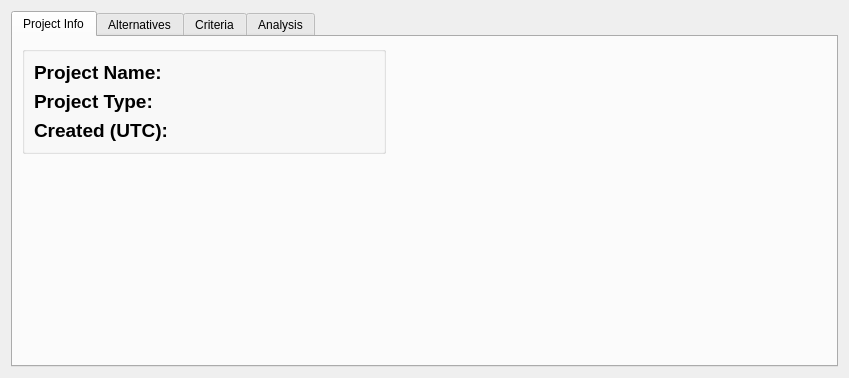
<ui version="4.0" >
 <class>ProjectView</class>
 <widget class="QWidget" name="ProjectView" >
  <property name="geometry" >
   <rect>
    <x>0</x>
    <y>0</y>
    <width>849</width>
    <height>378</height>
   </rect>
  </property>
  <property name="windowTitle" >
   <string>Form</string>
  </property>
  <layout class="QHBoxLayout" >
   <item>
    <widget class="QTabWidget" name="tabProject" >
     <property name="currentIndex" >
      <number>0</number>
     </property>
     <widget class="QWidget" name="tab_3" >
      <attribute name="title" >
       <string>Project Info</string>
      </attribute>
      <layout class="QHBoxLayout" >
       <item>
        <layout class="QHBoxLayout" >
         <item>
          <layout class="QVBoxLayout" >
           <item>
            <widget class="QGroupBox" name="groupBox_3" >
             <property name="title" >
              <string/>
             </property>
             <layout class="QHBoxLayout" >
              <item>
               <layout class="QVBoxLayout" >
                <item>
                 <widget class="QLabel" name="label" >
                  <property name="font" >
                   <font>
                    <pointsize>14</pointsize>
                    <weight>75</weight>
                    <bold>true</bold>
                   </font>
                  </property>
                  <property name="text" >
                   <string>Project Name:</string>
                  </property>
                 </widget>
                </item>
                <item>
                 <widget class="QLabel" name="label_2" >
                  <property name="font" >
                   <font>
                    <pointsize>14</pointsize>
                    <weight>75</weight>
                    <bold>true</bold>
                   </font>
                  </property>
                  <property name="text" >
                   <string>Project Type:</string>
                  </property>
                 </widget>
                </item>
                <item>
                 <widget class="QLabel" name="label_3" >
                  <property name="font" >
                   <font>
                    <pointsize>14</pointsize>
                    <weight>75</weight>
                    <bold>true</bold>
                   </font>
                  </property>
                  <property name="text" >
                   <string>Created (UTC):</string>
                  </property>
                 </widget>
                </item>
               </layout>
              </item>
              <item>
               <layout class="QVBoxLayout" >
                <item>
                 <widget class="QLabel" name="project_name" >
                  <property name="minimumSize" >
                   <size>
                    <width>200</width>
                    <height>0</height>
                   </size>
                  </property>
                  <property name="font" >
                   <font>
                    <pointsize>14</pointsize>
                   </font>
                  </property>
                  <property name="text" >
                   <string/>
                  </property>
                 </widget>
                </item>
                <item>
                 <widget class="QLabel" name="project_type" >
                  <property name="font" >
                   <font>
                    <pointsize>14</pointsize>
                   </font>
                  </property>
                  <property name="text" >
                   <string/>
                  </property>
                 </widget>
                </item>
                <item>
                 <widget class="QLabel" name="project_created" >
                  <property name="font" >
                   <font>
                    <pointsize>14</pointsize>
                   </font>
                  </property>
                  <property name="text" >
                   <string/>
                  </property>
                 </widget>
                </item>
               </layout>
              </item>
             </layout>
            </widget>
           </item>
           <item>
            <spacer>
             <property name="orientation" >
              <enum>Qt::Vertical</enum>
             </property>
             <property name="sizeHint" >
              <size>
               <width>20</width>
               <height>40</height>
              </size>
             </property>
            </spacer>
           </item>
          </layout>
         </item>
         <item>
          <spacer>
           <property name="orientation" >
            <enum>Qt::Horizontal</enum>
           </property>
           <property name="sizeHint" >
            <size>
             <width>40</width>
             <height>20</height>
            </size>
           </property>
          </spacer>
         </item>
        </layout>
       </item>
      </layout>
     </widget>
     <widget class="QWidget" name="tab" >
      <attribute name="title" >
       <string>Alternatives</string>
      </attribute>
      <layout class="QHBoxLayout" >
       <item>
        <layout class="QVBoxLayout" >
         <item>
          <widget class="QGroupBox" name="groupBox" >
           <property name="minimumSize" >
            <size>
             <width>114</width>
             <height>0</height>
            </size>
           </property>
           <property name="title" >
            <string/>
           </property>
           <layout class="QVBoxLayout" >
            <property name="spacing" >
             <number>2</number>
            </property>
            <item>
             <widget class="QPushButton" name="add_altern_button" >
              <property name="focusPolicy" >
               <enum>Qt::StrongFocus</enum>
              </property>
              <property name="text" >
               <string>Add</string>
              </property>
             </widget>
            </item>
            <item>
             <widget class="QPushButton" name="remove_altern_button" >
              <property name="text" >
               <string>Remove</string>
              </property>
             </widget>
            </item>
           </layout>
          </widget>
         </item>
         <item>
          <spacer>
           <property name="orientation" >
            <enum>Qt::Vertical</enum>
           </property>
           <property name="sizeHint" >
            <size>
             <width>20</width>
             <height>40</height>
            </size>
           </property>
          </spacer>
         </item>
        </layout>
       </item>
       <item>
        <widget class="AlternativeTableWidget" name="altern_table" >
         <property name="enabled" >
          <bool>true</bool>
         </property>
         <property name="minimumSize" >
          <size>
           <width>120</width>
           <height>60</height>
          </size>
         </property>
         <property name="mouseTracking" >
          <bool>false</bool>
         </property>
         <property name="editTriggers" >
          <set>QAbstractItemView::NoEditTriggers</set>
         </property>
         <property name="dragDropOverwriteMode" >
          <bool>false</bool>
         </property>
         <property name="alternatingRowColors" >
          <bool>true</bool>
         </property>
         <property name="selectionMode" >
          <enum>QAbstractItemView::SingleSelection</enum>
         </property>
         <property name="horizontalScrollMode" >
          <enum>QAbstractItemView::ScrollPerPixel</enum>
         </property>
         <property name="rowCount" >
          <number>1</number>
         </property>
         <property name="columnCount" >
          <number>1</number>
         </property>
         <row>
          <property name="text" >
           <string>1</string>
          </property>
         </row>
         <column>
          <property name="text" >
           <string>Name</string>
          </property>
         </column>
        </widget>
       </item>
       <item>
        <spacer>
         <property name="orientation" >
          <enum>Qt::Horizontal</enum>
         </property>
         <property name="sizeHint" >
          <size>
           <width>40</width>
           <height>20</height>
          </size>
         </property>
        </spacer>
       </item>
      </layout>
     </widget>
     <widget class="QWidget" name="tab_2" >
      <attribute name="title" >
       <string>Criteria</string>
      </attribute>
      <layout class="QHBoxLayout" >
       <item>
        <layout class="QVBoxLayout" >
         <item>
          <widget class="QGroupBox" name="groupBox_2" >
           <property name="title" >
            <string/>
           </property>
           <layout class="QVBoxLayout" >
            <property name="spacing" >
             <number>2</number>
            </property>
            <item>
             <widget class="QPushButton" name="add_criteria_button" >
              <property name="text" >
               <string>Add</string>
              </property>
             </widget>
            </item>
            <item>
             <widget class="QPushButton" name="edit_criteria_button" >
              <property name="text" >
               <string>Edit</string>
              </property>
             </widget>
            </item>
            <item>
             <widget class="QPushButton" name="remove_criteria_button" >
              <property name="text" >
               <string>Remove</string>
              </property>
             </widget>
            </item>
           </layout>
          </widget>
         </item>
         <item>
          <spacer>
           <property name="orientation" >
            <enum>Qt::Vertical</enum>
           </property>
           <property name="sizeHint" >
            <size>
             <width>20</width>
             <height>40</height>
            </size>
           </property>
          </spacer>
         </item>
        </layout>
       </item>
       <item>
        <widget class="CriteriaTableWidget" name="crit_table" >
         <property name="minimumSize" >
          <size>
           <width>300</width>
           <height>0</height>
          </size>
         </property>
         <property name="editTriggers" >
          <set>QAbstractItemView::NoEditTriggers</set>
         </property>
         <property name="dragDropOverwriteMode" >
          <bool>false</bool>
         </property>
         <property name="alternatingRowColors" >
          <bool>true</bool>
         </property>
         <property name="selectionMode" >
          <enum>QAbstractItemView::SingleSelection</enum>
         </property>
         <property name="selectionBehavior" >
          <enum>QAbstractItemView::SelectRows</enum>
         </property>
         <property name="horizontalScrollMode" >
          <enum>QAbstractItemView::ScrollPerPixel</enum>
         </property>
         <property name="rowCount" >
          <number>0</number>
         </property>
         <property name="columnCount" >
          <number>4</number>
         </property>
         <column>
          <property name="text" >
           <string>Name</string>
          </property>
         </column>
         <column>
          <property name="text" >
           <string>Type</string>
          </property>
         </column>
         <column>
          <property name="text" >
           <string>Options/Units</string>
          </property>
         </column>
         <column>
          <property name="text" >
           <string>Cost/Benefit</string>
          </property>
         </column>
        </widget>
       </item>
      </layout>
     </widget>
     <widget class="QWidget" name="tab_4" >
      <attribute name="title" >
       <string>Analysis</string>
      </attribute>
      <layout class="QHBoxLayout" >
       <item>
        <widget class="QGroupBox" name="groupBox_5" >
         <property name="title" >
          <string>Previous Analysis:</string>
         </property>
         <layout class="QHBoxLayout" >
          <item>
           <layout class="QVBoxLayout" >
            <item>
             <widget class="QTableWidget" name="view_analysis_table" >
              <column>
               <property name="text" >
                <string>Name</string>
               </property>
              </column>
              <column>
               <property name="text" >
                <string>Date Performed</string>
               </property>
              </column>
             </widget>
            </item>
            <item>
             <layout class="QHBoxLayout" >
              <item>
               <spacer>
                <property name="orientation" >
                 <enum>Qt::Horizontal</enum>
                </property>
                <property name="sizeHint" >
                 <size>
                  <width>40</width>
                  <height>20</height>
                 </size>
                </property>
               </spacer>
              </item>
              <item>
               <widget class="QPushButton" name="view_analysis_button" >
                <property name="text" >
                 <string>View Analysis Results</string>
                </property>
               </widget>
              </item>
             </layout>
            </item>
           </layout>
          </item>
         </layout>
        </widget>
       </item>
       <item>
        <widget class="QGroupBox" name="groupBox_4" >
         <property name="title" >
          <string>New Analysis:</string>
         </property>
         <layout class="QVBoxLayout" >
          <item>
           <layout class="QHBoxLayout" >
            <item>
             <widget class="QLabel" name="label_4" >
              <property name="text" >
               <string>Description:</string>
              </property>
             </widget>
            </item>
            <item>
             <widget class="QLineEdit" name="analysis_name_edit" />
            </item>
           </layout>
          </item>
          <item>
           <layout class="QHBoxLayout" >
            <item>
             <spacer>
              <property name="orientation" >
               <enum>Qt::Horizontal</enum>
              </property>
              <property name="sizeHint" >
               <size>
                <width>40</width>
                <height>20</height>
               </size>
              </property>
             </spacer>
            </item>
            <item>
             <widget class="QPushButton" name="new_analysis_button" >
              <property name="text" >
               <string>Start Analysis</string>
              </property>
             </widget>
            </item>
           </layout>
          </item>
          <item>
           <spacer>
            <property name="orientation" >
             <enum>Qt::Vertical</enum>
            </property>
            <property name="sizeHint" >
             <size>
              <width>20</width>
              <height>40</height>
             </size>
            </property>
           </spacer>
          </item>
         </layout>
        </widget>
       </item>
       <item>
        <spacer>
         <property name="orientation" >
          <enum>Qt::Horizontal</enum>
         </property>
         <property name="sizeHint" >
          <size>
           <width>319</width>
           <height>20</height>
          </size>
         </property>
        </spacer>
       </item>
      </layout>
     </widget>
    </widget>
   </item>
  </layout>
 </widget>
 <customwidgets>
  <customwidget>
   <class>AlternativeTableWidget</class>
   <extends>QTableWidget</extends>
   <header>AlternativeTableWidget.h</header>
  </customwidget>
  <customwidget>
   <class>CriteriaTableWidget</class>
   <extends>QTableWidget</extends>
   <header>CriteriaTableWidget.h</header>
  </customwidget>
 </customwidgets>
 <resources/>
 <connections/>
</ui>
